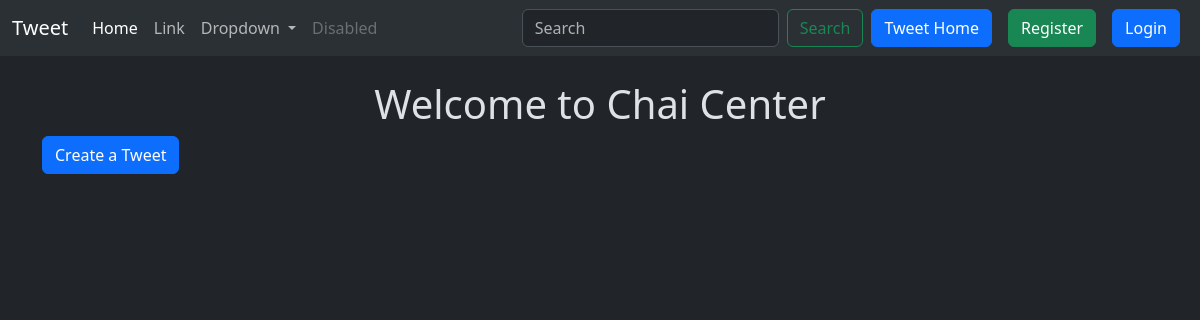
Before: /tweet/ with the older database file.
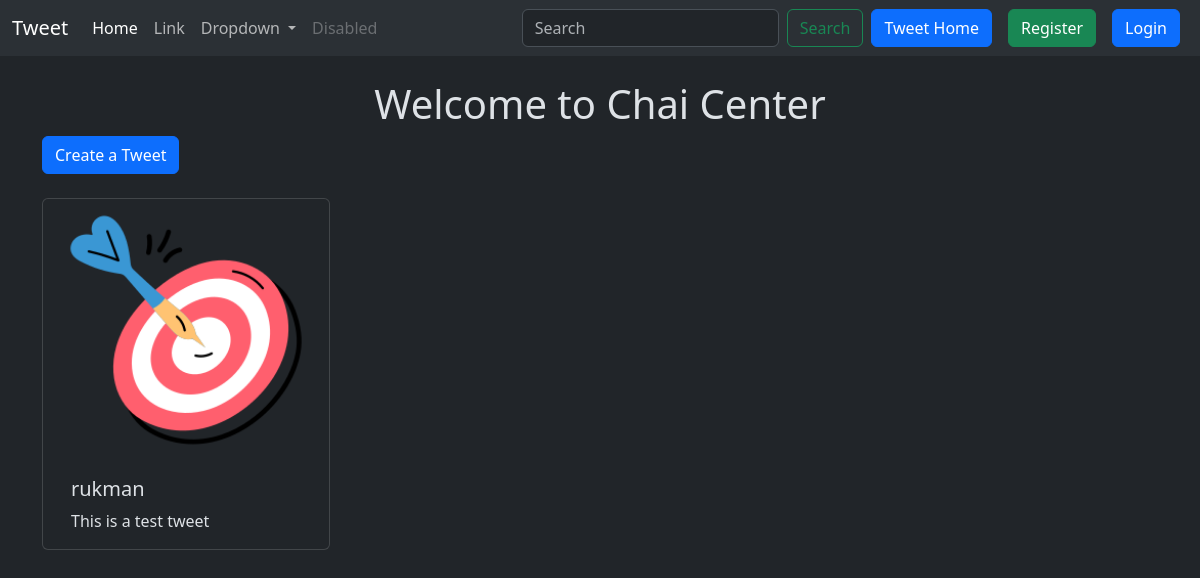
After: the same page with the newer database file.
### tweet/models.py (models this page shows, shortened)
class Tweet(models.Model):
    user = models.ForeignKey(User, on_delete=models.CASCADE)
    text= models.TextField(max_length=240)
    photo= models.ImageField(upload_to='photos/', blank=True, null=True)
    created_at= models.DateTimeField(auto_now_add=True)
    updated_at= models.DateTimeField(auto_now=True)

### tweet/views.py (the view)
# urls.py: path('', views.tweet_list, name='tweet_list'),
def tweet_list(request):
    tweets =Tweet.objects.all().order_by('-created_at')
    return render(request, 'tweet_list.html',{'tweets': tweets})

### tweet/templates/tweet_list.html (shortened to what this page needs)
{% extends "layout.html" %}
{% block content %}
    <h1 class="text-center mt-4">Welcome to Chai Center</h1>
    <a href="{% url 'tweet_create' %}" class="btn btn-primary mb-4 ">Create a Tweet</a>
    <div class='container row gap-3'>
        {% for tweet in  tweets%}
        <div class="card" style="width: 18rem;">
            <img src="{{tweet.photo.url}}" class="card-img-top" alt="...">
            <div class="card-body">
                <h5 class="card-title">{{tweet.user.username}}</h5>
                <p class="card-text">{{tweet.text}}</p>
            </div>
        </div>
        {% endfor %}
    </div>
{% endblock %}

Changed rows visible on the page:
added Tweet: photo (picture), user.username "rukman", text "This is a test tweet"
